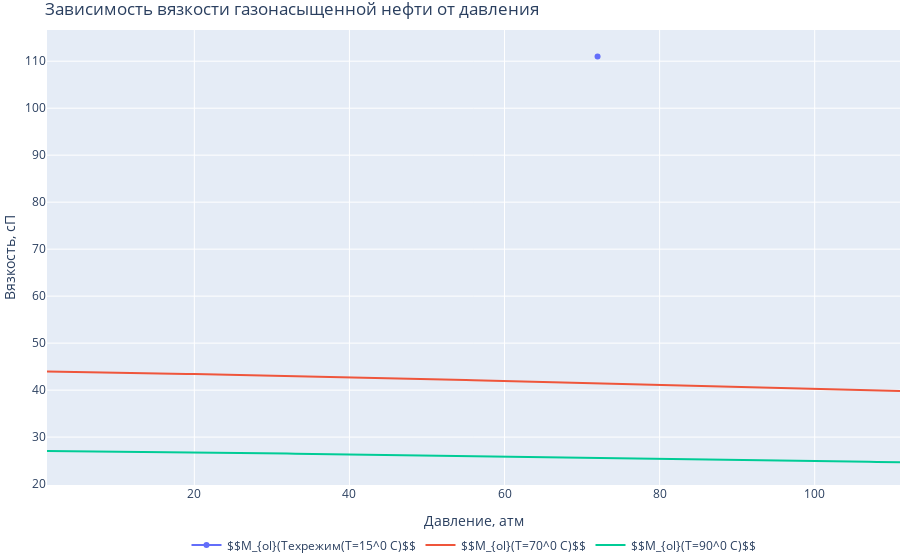

Source (notebook cell):
### Markdown cell above
**С повышением давления до давления насыщения вязкость газонасыщенной нефти падает, так как в ней растворяется все больше газа. С повышением температуры вязкость нефти так же уменьшается.**

### Code cell
fig1 = go.Figure()

fig1.add_trace(go.Scatter(x=[72], y=[111], name='$$M_{ol}(Техрежим(T=16^0 C)$$'))
fig1.add_trace(go.Scatter(x=p_list, y=mu_ol_70, name='$$M_{ol}(T=70^0 C)$$'))
fig1.add_trace(go.Scatter(x=p_list, y=mu_ol_90, name='$$M_{ol}(T=90^0 C)$$'))
fig1.update_layout(legend_orientation="h",
                  legend=dict(x=.5, xanchor="center"),
                  title="Зависимость вязкости газонасыщенной нефти от давления",
                  xaxis_title="Давление, атм",
                  yaxis_title="Вязкость, сП",
                  margin=dict(l=0, r=0, t=30, b=0))
fig1.update_traces(hoverinfo="x+y")
fig1.show()

### Figure 1 — Plotly figure (JSON) as saved in the notebook; plotly's stock layout.template omitted (floating-point values rounded to 4 significant figures)
{"data": [{"hoverinfo": "x+y", "name": "$$M_{ol}(Техрежим(T=15^0 C)$$", "type": "scatter", "x": [72], "y": [111]}, {"hoverinfo": "x+y", "name": "$$M_{ol}(T=70^0 C)$$", "type": "scatter", "x": [1, 2, 3, 4, 5, 6, 7, 8, 9, 10, 11, 12, 13, 14, 15, 16, 17, 18, 19, 20, 21, 22, 23, 24, 25, 26, 27, 28, 29, 30, 31, 32, 33, 34, 35, 36, 37, 38, 39, 40, 41, 42, 43, 44, 45, 46, 47, 48, 49, 50, 51, 52, 53, 54, 55, 56, 57, 58, 59, 60, 61, 62, 63, 64, 65, 66, 67, 68, 69, 70, 71, 72, 73, 74, 75, 76, 77, 78, 79, 80, 81, 82, 83, 84, 85, 86, 87, 88, 89, 90, 91, 92, 93, 94, 95, 96, 97, 98, 99, 100, 101, 102, 103, 104, 105, 106, 107, 108, 109, 110, 111], "y": [43.94, 43.92, 43.9, 43.88, 43.85, 43.83, 43.8, 43.77, 43.75, 43.72, 43.69, 43.66, 43.63, 43.6, 43.57, 43.54, 43.51, 43.47, 43.44, 43.41, 43.38, 43.34, 43.31, 43.28, 43.24, 43.21, 43.17, 43.14, 43.1, 43.07, 43.03, 43.0, 42.96, 42.93, 42.89, 42.86, 42.82, 42.78, 42.75, 42.71, 42.67, 42.63, 42.6, 42.56, 42.52, 42.48, 42.45, 42.41, 42.37, 42.33, 42.29, 42.25, 42.21, 42.18, 42.14, 42.1, 42.06, 42.02, 41.98, 41.94, 41.9, 41.86, 41.82, 41.78, 41.74, 41.7, 41.66, 41.62, 41.58, 41.54, 41.5, 41.46, 41.42, 41.38, 41.34, 41.3, 41.26, 41.21, 41.17, 41.13, 41.09, 41.05, 41.01, 40.97, 40.93, 40.88, 40.84, 40.8, 40.76, 40.72, 40.68, 40.64, 40.59, 40.55, 40.51, 40.47, 40.43, 40.38, 40.34, 40.3, 40.26, 40.21, 40.17, 40.13, 40.09, 40.05, 40.0, 39.96, 39.92, 39.88, 39.83]}, {"hoverinfo": "x+y", "name": "$$M_{ol}(T=90^0 C)$$", "type": "scatter", "x": [1, 2, 3, 4, 5, 6, 7, 8, 9, 10, 11, 12, 13, 14, 15, 16, 17, 18, 19, 20, 21, 22, 23, 24, 25, 26, 27, 28, 29, 30, 31, 32, 33, 34, 35, 36, 37, 38, 39, 40, 41, 42, 43, 44, 45, 46, 47, 48, 49, 50, 51, 52, 53, 54, 55, 56, 57, 58, 59, 60, 61, 62, 63, 64, 65, 66, 67, 68, 69, 70, 71, 72, 73, 74, 75, 76, 77, 78, 79, 80, 81, 82, 83, 84, 85, 86, 87, 88, 89, 90, 91, 92, 93, 94, 95, 96, 97, 98, 99, 100, 101, 102, 103, 104, 105, 106, 107, 108, 109, 110, 111], "y": [27.06, 27.05, 27.04, 27.03, 27.01, 27.0, 26.98, 26.96, 26.95, 26.93, 26.91, 26.9, 26.88, 26.86, 26.84, 26.83, 26.81, 26.79, 26.77, 26.75, 26.73, 26.71, 26.69, 26.67, 26.65, 26.63, 26.61, 26.59, 26.57, 26.55, 26.53, 26.51, 26.49, 26.47, 26.45, 26.42, 26.4, 26.38, 26.36, 26.34, 26.32, 26.29, 26.27, 26.25, 26.23, 26.21, 26.18, 26.16, 26.14, 26.12, 26.09, 26.07, 26.05, 26.02, 26.0, 25.98, 25.96, 25.93, 25.91, 25.89, 25.86, 25.84, 25.82, 25.79, 25.77, 25.75, 25.72, 25.7, 25.68, 25.65, 25.63, 25.6, 25.58, 25.56, 25.53, 25.51, 25.48, 25.46, 25.44, 25.41, 25.39, 25.36, 25.34, 25.32, 25.29, 25.27, 25.24, 25.22, 25.19, 25.17, 25.15, 25.12, 25.1, 25.07, 25.05, 25.02, 25.0, 24.97, 24.95, 24.93, 24.9, 24.88, 24.85, 24.83, 24.8, 24.78, 24.75, 24.73, 24.7, 24.68, 24.65]}], "layout": {"legend": {"orientation": "h", "x": 0.5, "xanchor": "center"}, "margin": {"b": 0, "l": 0, "r": 0, "t": 30}, "title": {"text": "Зависимость вязкости газонасыщенной нефти от давления"}, "xaxis": {"title": {"text": "Давление, атм"}}, "yaxis": {"title": {"text": "Вязкость, сП"}}}}
